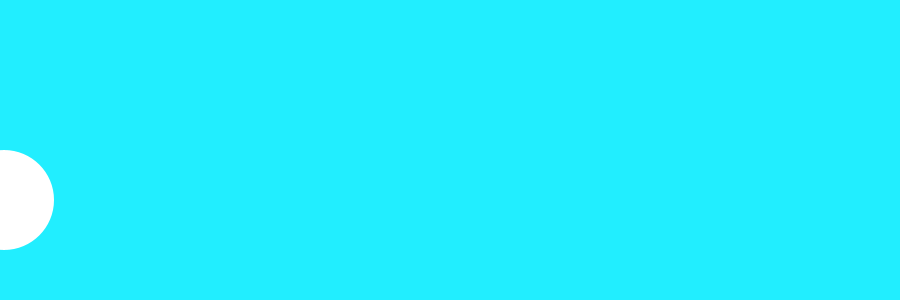
Frame 1 (no input)
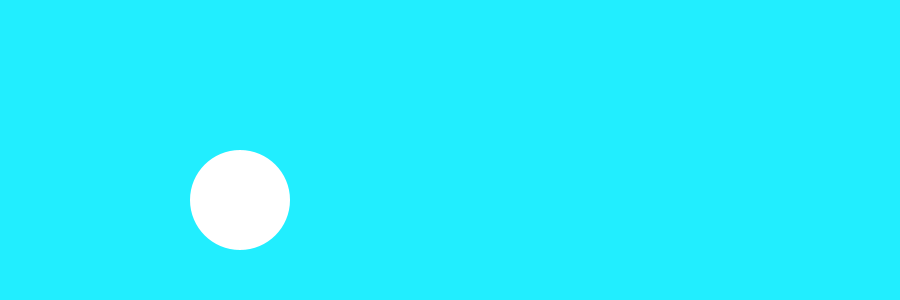
Frame 60 (the mouse pressed at the canvas centre just before this capture)
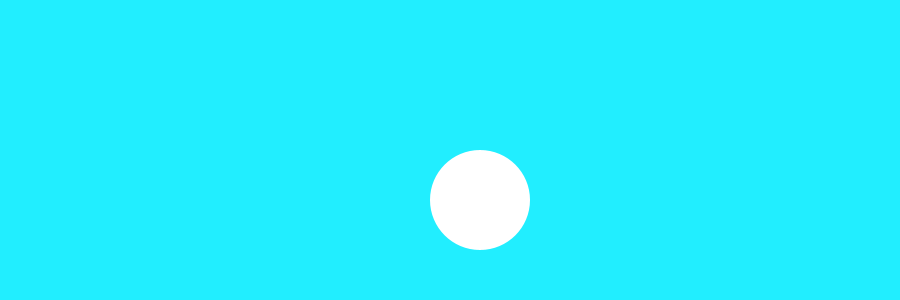
Frame 120 (the mouse held since frame 60 and released just before this capture)

The Processing sketch that drew these frames (run headless with seeded random() and noise(); from frame 60 on, the mouse is pressed at the canvas centre):

// Processing sketch: zoog_movement_0507
// ── zoog_movement_0507.pde
int zoogX;
int zoogDir = 1;
void setup(){
  background(#21EEFF);
  size(900,300);
  ellipseMode(CENTER);
}

void draw(){
  background(#21EEFF);
  
  zoogX = zoogX + 4*zoogDir;
  
  noStroke();
  fill(255);
  ellipse(zoogX,height-100,100,100);
  
  if (zoogX > width-50){
    zoogDir = -1;
  } else if (zoogX < 50){
    zoogDir = 1;
  }
}
